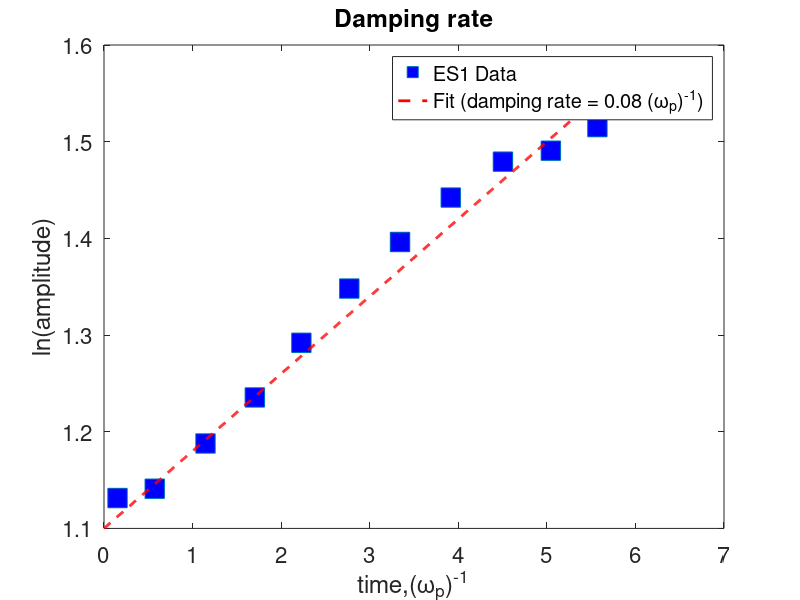

Write MATLAB code to recreate this figure.
%% Jeffrey J. Walker
%% CPP 782, HW #9, problem #3

% divide by 2*pi make sure t is units of 1/(plasma frequency)
t=[0.96,3.6,7.2,10.7,14,17.4,21,24.6,28.3,31.7,35,38.4]/(2*pi);
amp=[3.1,3.13,3.28,3.44,3.64,3.85,4.04,4.23,4.39,4.44,4.55,4.68];
 
plot(t,log(amp),'s','MarkerFace','b','MarkerSize',14);
hold on;

%% I picked the rate below on the criterion of best matching the semi-log
%% plot from above.
r=0.08;
t_fit=linspace(0,6,1000);
y_fit=1.1+r*t_fit;
plot(t_fit,y_fit,'--r','linewidth',2)
set(gca,'fontsize',16);
title('Damping rate')
xlabel('time,(\omega_p)^{-1}') 
ylabel('ln(amplitude)')
legend('ES1 Data','Fit (damping rate = 0.08 (\omega_p)^{-1})')
